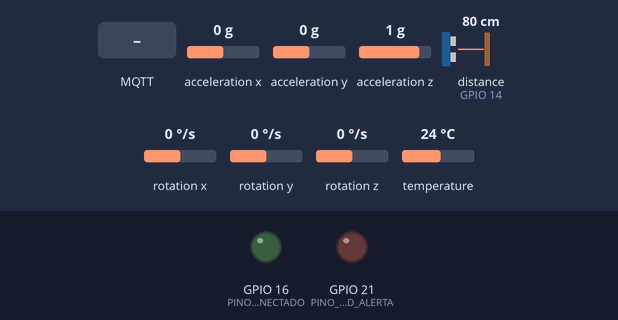
This sketch was run on a simulated ESP32. Parts: output pins drawn as LEDs (lit = HIGH). Wiring (from diagram.json): ultrasonic range finder: trigger GPIO 13; echo GPIO 14. The test bench sets the inputs (shaded band); at power-on: distance to the obstacle (sensor on GPIO 14) 80 cm, acceleration x 0 g, acceleration y 0 g, acceleration z 1 g, rotation x 0 °/s, rotation y 0 °/s, rotation z 0 °/s, temperature 24 °C. The echo pulse lasts 58.3 µs per cm; WiFi joins after 1.5 s; servers stay silent unless stated; random numbers use the default seed unless the sketch sets one; no MQTT or app messages arrive unless stated; pins used as bus, display or sensor lines are not drawn; what the sketch prints to the serial monitor is not drawn.

Above: at 0.1 s.
At 6.2 s:
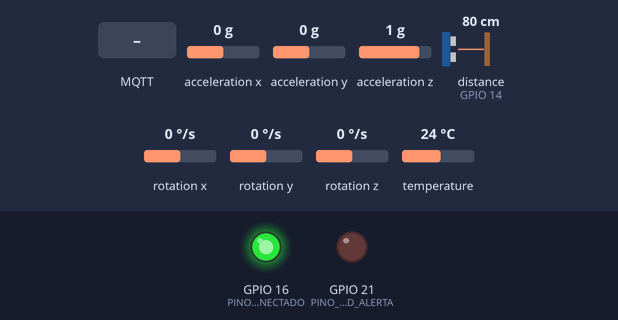
6.3 s: distance to the obstacle (sensor on GPIO 14) set to 120 cm
7.8 s: MQTT message "alerta_critico" arrives on the first subscribed topic
10.8 s: MQTT message "1" arrives on the first subscribed topic
Timing chart, 0 to 13.8 s (numbered marks = the images above; inputs shaded):
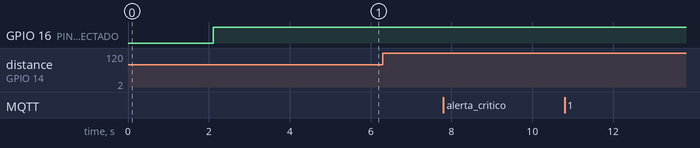

Measured:
- after the input at 6.3 s, every drawn part: stays the same
- after the input at 7.8 s, every drawn part: stays the same
- after the input at 10.8 s, every drawn part: stays the same

The sketch:

sketch.ino
```cpp
// Cidade em Ordem - GS 2026.2
// ESP32 no caminhao de coleta: MPU6050 + HC-SR04, envia os dados por MQTT

#include <WiFi.h>
#include <PubSubClient.h>
#include <Wire.h>
#include <Adafruit_MPU6050.h>
#include <Adafruit_Sensor.h>
#include <ArduinoJson.h>

const char* WIFI_SSID = "Wokwi-GUEST";
const char* WIFI_PASS = "";
const char* MQTT_BROKER = "broker.hivemq.com";
const int   MQTT_PORT = 1883;
const char* ID_VEICULO = "caminhao-01";

const char* TOPICO_TELEMETRIA = "cidadeemordem/caminhao-01/telemetria";
const char* TOPICO_EVENTO     = "cidadeemordem/caminhao-01/evento";
const char* TOPICO_COMANDO    = "cidadeemordem/caminhao-01/comando";
const char* TOPICO_STATUS     = "cidadeemordem/caminhao-01/status";

const int PINO_TRIG = 13;
const int PINO_ECHO = 14;
const int PINO_LED_ALERTA = 21;
const int PINO_LED_CONECTADO = 16;
const int PINO_SDA = 22;  // I2C do MPU6050
const int PINO_SCL = 23;

// limiares
const float LIMIAR_IMPACTO_G = 1.5;
const float LIMIAR_PROFUNDIDADE_CM = 4.0;
const unsigned long INTERVALO_TELEMETRIA_MS = 3000;
const unsigned long INTERVALO_MIN_EVENTO_MS = 4000; // nao repetir o mesmo buraco

// rota simulada (o Wokwi nao tem GPS)
const double ROTA[][2] = {
  {-23.53980, -46.57710}, {-23.54020, -46.57630}, {-23.54080, -46.57520},
  {-23.54150, -46.57400}, {-23.54230, -46.57280}, {-23.54310, -46.57120},
};
const int TAMANHO_ROTA = sizeof(ROTA) / sizeof(ROTA[0]);

WiFiClient wifiClient;
PubSubClient mqtt(wifiClient);
Adafruit_MPU6050 mpu;
bool mpuOk = false;

float distanciaBaseCm = 40.0;  // calibrada no setup
unsigned long ultimoEnvio = 0;
unsigned long ultimoEvento = 0;
unsigned long sequencia = 0;
int pontoRota = 0;

float lerDistanciaCm() {
  digitalWrite(PINO_TRIG, LOW);
  delayMicroseconds(2);
  digitalWrite(PINO_TRIG, HIGH);
  delayMicroseconds(10);
  digitalWrite(PINO_TRIG, LOW);
  long duracao = pulseIn(PINO_ECHO, HIGH, 30000);  // timeout 30 ms
  if (duracao == 0) return -1;
  return duracao * 0.0343 / 2.0;
}

float lerAceleracaoG() {
  if (!mpuOk) return 1.0;
  sensors_event_t a, g, temp;
  mpu.getEvent(&a, &g, &temp);
  float mod = sqrt(a.acceleration.x * a.acceleration.x +
                   a.acceleration.y * a.acceleration.y +
                   a.acceleration.z * a.acceleration.z);
  return mod / 9.80665;
}

void calibrar() {
  float soma = 0;
  int validas = 0;
  for (int i = 0; i < 10; i++) {
    float d = lerDistanciaCm();
    if (d > 0) { soma += d; validas++; }
    delay(50);
  }
  if (validas > 0) distanciaBaseCm = soma / validas;
  Serial.printf("[CALIBRACAO] distancia base ao asfalto = %.1f cm\n", distanciaBaseCm);
}

void conectarWiFi() {
  Serial.print("[WIFI] conectando");
  WiFi.begin(WIFI_SSID, WIFI_PASS);
  int tentativas = 0;
  while (WiFi.status() != WL_CONNECTED && tentativas < 40) {
    delay(250);
    Serial.print(".");
    tentativas++;
  }
  Serial.println(WiFi.status() == WL_CONNECTED ? " ok" : " falhou (tentara de novo)");
}

void aoReceberComando(char* topico, byte* payload, unsigned int tamanho) {
  StaticJsonDocument<256> doc;
  if (deserializeJson(doc, payload, tamanho)) {
    Serial.println("[MQTT] comando invalido ignorado");
    return;
  }
  const char* acao = doc["acao"] | "";
  Serial.printf("[MQTT] comando recebido: %s\n", acao);
  if (strcmp(acao, "alerta_critico") == 0) {
    for (int i = 0; i < 6; i++) {
      digitalWrite(PINO_LED_ALERTA, i % 2 == 0);
      delay(150);
    }
    digitalWrite(PINO_LED_ALERTA, HIGH);
  } else if (strcmp(acao, "limpar") == 0) {
    digitalWrite(PINO_LED_ALERTA, LOW);
  }
}

void conectarMQTT() {
  while (!mqtt.connected()) {
    if (WiFi.status() != WL_CONNECTED) conectarWiFi();
    String clientId = String("cidadeemordem-") + ID_VEICULO + "-" + String(random(0xffff), HEX);
    Serial.print("[MQTT] conectando ao broker... ");
    // last will -> offline
    if (mqtt.connect(clientId.c_str(), TOPICO_STATUS, 1, true, "{\"status\":\"offline\"}")) {
      Serial.println("ok");
      mqtt.publish(TOPICO_STATUS, "{\"status\":\"online\"}", true);
      mqtt.subscribe(TOPICO_COMANDO, 1);
      digitalWrite(PINO_LED_CONECTADO, HIGH);
    } else {
      Serial.printf("falhou (rc=%d), nova tentativa em 2 s\n", mqtt.state());
      digitalWrite(PINO_LED_CONECTADO, LOW);
      delay(2000);
    }
  }
}

void publicar(const char* topico, float g, float distancia, float profundidade, const char* tipo, const char* severidade) {
  StaticJsonDocument<384> doc;
  doc["veiculo"] = ID_VEICULO;
  doc["seq"] = sequencia++;
  doc["tipo"] = tipo;
  doc["lat"] = ROTA[pontoRota][0];
  doc["lon"] = ROTA[pontoRota][1];
  doc["impacto_g"] = round(g * 100) / 100.0;
  doc["distancia_cm"] = round(distancia * 10) / 10.0;
  doc["profundidade_cm"] = round(profundidade * 10) / 10.0;
  if (severidade) doc["severidade"] = severidade;
  doc["uptime_ms"] = millis();

  char buffer[384];
  size_t n = serializeJson(doc, buffer);
  bool ok = mqtt.publish(topico, buffer, n);
  Serial.printf("[PUB %s] %s %s\n", ok ? "ok" : "FALHA", topico, buffer);
}

void setup() {
  Serial.begin(115200);
  pinMode(PINO_TRIG, OUTPUT);
  pinMode(PINO_ECHO, INPUT);
  pinMode(PINO_LED_ALERTA, OUTPUT);
  pinMode(PINO_LED_CONECTADO, OUTPUT);

  Wire.begin(PINO_SDA, PINO_SCL);
  mpuOk = mpu.begin();
  if (mpuOk) {
    mpu.setAccelerometerRange(MPU6050_RANGE_8_G);
    Serial.println("[MPU6050] ok");
  } else {
    Serial.println("[MPU6050] nao encontrado - seguindo so com o ultrassonico");
  }

  calibrar();
  conectarWiFi();
  mqtt.setServer(MQTT_BROKER, MQTT_PORT);
  mqtt.setCallback(aoReceberComando);
  mqtt.setBufferSize(512);
}

void loop() {
  if (!mqtt.connected()) conectarMQTT();
  mqtt.loop();

  float g = lerAceleracaoG();
  float distancia = lerDistanciaCm();
  if (distancia < 0) {
    Serial.println("[HC-SR04] leitura invalida descartada");
    delay(200);
    return;
  }
  float profundidade = max(0.0f, distancia - distanciaBaseCm);
  float variacaoG = fabs(g - 1.0);

  bool impacto = variacaoG >= LIMIAR_IMPACTO_G;
  bool depressao = profundidade >= LIMIAR_PROFUNDIDADE_CM;
  unsigned long agora = millis();

  if ((impacto || depressao) && agora - ultimoEvento > INTERVALO_MIN_EVENTO_MS) {
    const char* severidade = (variacaoG >= 2.0 || profundidade >= 8.0) ? "alta" : "moderada";
    publicar(TOPICO_EVENTO, g, distancia, profundidade, "possivel_buraco", severidade);
    ultimoEvento = agora;
  }

  if (agora - ultimoEnvio > INTERVALO_TELEMETRIA_MS) {
    publicar(TOPICO_TELEMETRIA, g, distancia, profundidade, "telemetria", nullptr);
    ultimoEnvio = agora;
    pontoRota = (pontoRota + 1) % TAMANHO_ROTA;
  }

  delay(100);
}
```
